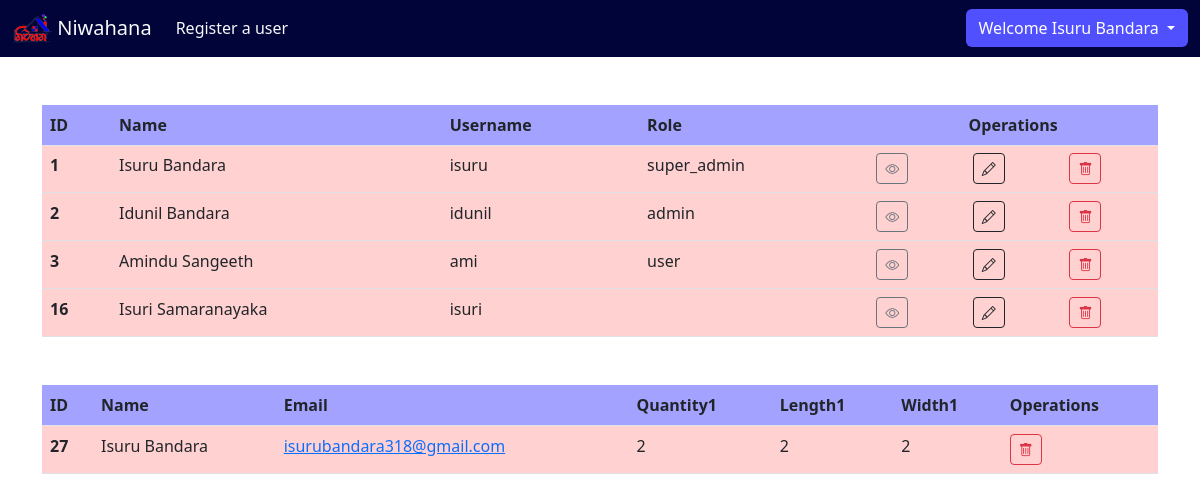
/admin/includes/home.php (signed in), run on the app's committed database.
### tables this page shows
CREATE TABLE `details2` (
  `id` int(10) NOT NULL,
  `Name` varchar(255) NOT NULL,
  `email` varchar(255) NOT NULL,
  `Quantity1` int(255) NOT NULL,
  `Length1` int(255) NOT NULL,
  `Width1` int(255) NOT NULL
);

### admin/includes/home.php (the view, shortened to what this page needs)
<?php include "../header.php"?>
<body class="main-container">
    <?php
  if ($_SESSION['role'] == 'super_admin'){
?>
    <nav class="navbar sticky-top navbar-expand-lg navc">
        <div class="container-fluid">
            <a class="navbar-brand text-light" href="../../view.php">
                <img src="../../img/logo2.png" alt="Logo" width="40" class="d-inline-block align-text-top">
                Niwahana
            </a>
            <div class="collapse navbar-collapse" id="navbarText1">
                <ul class="navbar-nav me-auto mb-2 mb-lg-0">
                    <li class="nav-item">
                        <a class="nav-link text-light" href="../../register.php">Register a user</a>
                    </li>
                </ul>
                <div class="dropdown">
                    <button class="btn btnprofile dropdown-toggle" type="button" id="dropdownMenuButton1"
                        data-bs-toggle="dropdown" aria-expanded="false">
                        Welcome <?php echo $_SESSION['name'] ?>
                    </button>
                </div>
            </div>
        </div>
    </nav>
    <div class="container">
        <table class="table rounded-4 mt-5 table-hover tablerole">
            <thead>
                <tr class="tablebg1">
                    <th scope="col">ID</th>
                    <th scope="col">Name</th>
                    <th scope="col">Username</th>
                    <th scope="col">Role</th>
                    <th scope="col" colspan="3" class="text-center">Operations</th>
                </tr>
            </thead>
            <tbody>
                <tr styl>
                    <?php
            $query="SELECT * FROM login";
            $view_users= mysqli_query($conn,$query);
            while($row= mysqli_fetch_assoc($view_users)){
              $id = $row['id'];
              $name = $row['name'];
              $username = $row['username'];
              $role = $row['role'];
              echo "<tr class='tablebg2'>";
              echo " <th scope='row' >{$id}</th>";
              echo " <td > {$name}</td>";
              echo " <td > {$username}</td>";
              echo " <td >{$role} </td>";
              echo " <td class=''> <a href='view.php?user_id={$id}' class='btn btn-sm btn-outline-secondary'> <i class='bi bi-eye'></i> </a> </td>";
              echo " <td class='' > <a href='update.php?edit&user_id={$id}' class='btn btn-sm btn-outline-dark'><i class='bi bi-pencil'></i> </a> </td>";
              echo " <td  class=''>  <a href='delete.php?delete={$id}'\" onClick=\"return confirm('Are you sure you want to delete?')\" class='btn btn-sm btn-outline-danger'> <i class='bi bi-trash'></i> </a> </td>";
              echo " </tr> ";
                  }
                ?>
                </tr>
            </tbody>
        </table>
        <table class="table rounded-4 mt-5 table-hover tabledata">
            <thead>
                <tr class="tablebg1">
                    <th scope="col">ID</th>
                    <th scope="col">Name</th>
                    <th scope="col">Email</th>
                    <th scope="col">Quantity1</th>
                    <th scope="col">Length1</th>
                    <th scope="col">Width1</th>
                    <th scope="col">Operations</th>
                </tr>
            </thead>
            <tbody>
                <tr>
                    <?php
            $query="SELECT * FROM details2";
            $view_users= mysqli_query($conn,$query);
            while($row= mysqli_fetch_assoc($view_users)){
              $id = $row['id'];
              $name = $row['Name'];
              $email = $row['email'];
              $Quantity1 = $row['Quantity1'];
              $Length1 = $row['Length1'];
              $Width1 = $row['Width1'];
              echo "<tr class='tablebg2'>";
              echo " <th scope='row' >{$id}</th>";
              echo " <td > {$name}</td>";
              echo " <td > <a href = 'mailto:{$email}'>{$email}</a></td>";
              echo " <td >{$Quantity1} </td>";
              echo " <td >{$Length1} </td>";
              echo " <td >{$Width1} </td>";
              echo " <td  class=''>  <a href='delete2.php?delete={$id}'\" onClick=\"return confirm('Are you sure you want to delete?')\" class='btn btn-sm btn-outline-danger'> <i class='bi bi-trash'></i> </a> </td>";
                  }
                ?>
                </tr>
            </tbody>
        </table>
    </div>
    <?php
    }else {
      header('Location: ../../view.php');
    }
  ?>
    <?php include "../footer.php" ?>
</body>

### admin/header.php (shortened to what this page needs)
<!DOCTYPE html>
<html lang="en">
<head>
	<link href="../../css/view.css?v=<?php echo time(); ?>" rel="stylesheet" type="text/css">
	<link rel="stylesheet" href="../../bootstrap/css/bootstrap.css" media="screen">
    <link rel="stylesheet" href="../../bootstrap/css/bootstrap.min.css" media="screen">
<link rel="stylesheet" href="https://cdn.jsdelivr.net/npm/bootstrap-icons@1.3.0/font/bootstrap-icons.css">
<link rel="stylesheet" href="https://cdnjs.cloudflare.com/ajax/libs/font-awesome/6.4.0/css/all.min.css" media="screen" />
</head>
<body>

### admin/footer.php (shortened to what this page needs)
</body>
</html>

### css/view.css (style rules this page uses)
.btnprofile { background: #5050ff !important; color: white !important; }
.navc { background-color: #010439 !important; color: #ffffff !important; }
.tablebg1 { background: #5050ff86 !important; }
.tablebg2 { background: #ff91916b !important; }

### data on the page
details2: id "27", Name "Isuru Bandara", email "isurubandara318@gmail.com", Quantity1 "2", Length1 "2", Width1 "2"

### other printed values
$_SESSION['name'] "Isuru Bandara"
$id "1"
$name "Isuru Bandara"
$username "isuru"
$role "super_admin"
$id "2"
$name "Idunil Bandara"
$username "idunil"
$role "admin"
$id "3"
$name "Amindu Sangeeth"
$username "ami"
$role "user"
$id "16"
$name "Isuri Samaranayaka"
